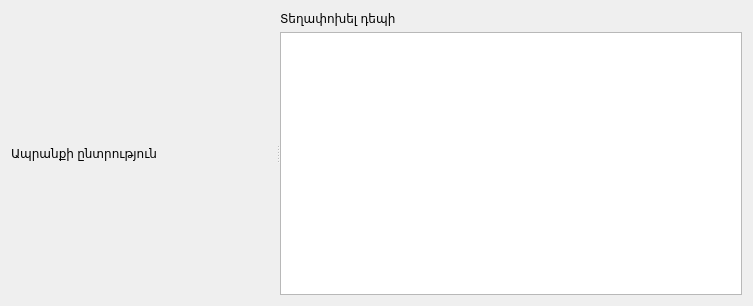
<?xml version="1.0" encoding="UTF-8"?>
<ui version="4.0">
 <class>MoveStoreItemDlgUI</class>
 <widget class="QDialog" name="MoveStoreItemDlgUI">
  <property name="geometry">
   <rect>
    <x>0</x>
    <y>0</y>
    <width>753</width>
    <height>306</height>
   </rect>
  </property>
  <property name="windowTitle">
   <string>Ապրանքի տեղափոխություն</string>
  </property>
  <property name="windowIcon">
   <iconset resource="farmmanager.qrc">
    <normaloff>:/FarmManager/Resources/moving.png</normaloff>:/FarmManager/Resources/moving.png</iconset>
  </property>
  <layout class="QVBoxLayout" name="verticalLayout_3">
   <item>
    <widget class="QSplitter" name="splitter">
     <property name="orientation">
      <enum>Qt::Horizontal</enum>
     </property>
     <widget class="QWidget" name="layoutWidget">
      <layout class="QVBoxLayout" name="vlayStoreExplorer">
       <item>
        <widget class="QLabel" name="label">
         <property name="text">
          <string>Ապրանքի ընտրություն</string>
         </property>
        </widget>
       </item>
      </layout>
     </widget>
     <widget class="QWidget" name="layoutWidget">
      <layout class="QVBoxLayout" name="verticalLayout_2">
       <item>
        <widget class="QLabel" name="label_2">
         <property name="text">
          <string>Տեղափոխել դեպի</string>
         </property>
        </widget>
       </item>
       <item>
        <widget class="QListWidget" name="wdgTargetStores"/>
       </item>
      </layout>
     </widget>
    </widget>
   </item>
  </layout>
 </widget>
 <resources>
  <include location="farmmanager.qrc"/>
 </resources>
 <connections/>
</ui>
